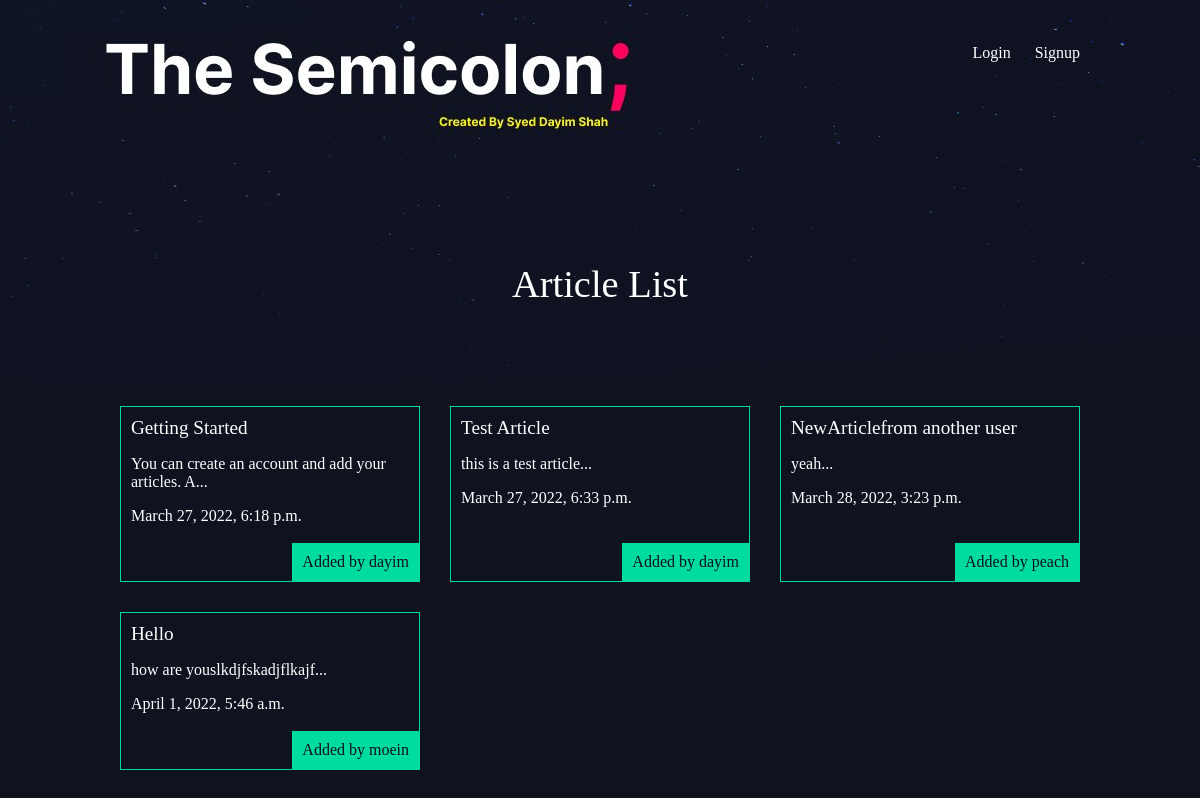
The app's page /articles/ with its own data.
### articles/models.py (models this page shows, shortened)
class Articles(models.Model):
    title   = models.CharField(max_length=100)
    slug    = models.SlugField()
    body    = models.TextField()
    date    = models.DateTimeField(auto_now_add=True)
    thumb   = models.ImageField(default='default.png',blank=True)
    author  = models.ForeignKey(User, default=None, on_delete=models.PROTECT)
    def snippet(self):
        return self.body[:50] + '...'

### articles/views.py (the view)
# urls.py: path('',article_views.article_list, name='home'),
def article_list(request):
    articles = Articles.objects.all().order_by('date');
    return render(request, 'articles/article_list.html', { 'articles': articles })

### articles/templates/articles/article_list.html
{% extends 'base_layout.html' %}
{% block content %}
    <h1>Article List</h1>
    <div class="articles">
        {% for article in articles %}
            <div class="article">
                <h2><a href="{% url 'articles:detail' slug=article.slug %}">{{article.title}}</a></h2>
                <p>{{article.snippet}}</p>
                <p>{{article.date}}</p>
                <p class="author">Added by {{article.author.username}}</p>
            </div>
        {% endfor %}
    </div>
{% endblock content %}

### templates/base_layout.html (shortened to what this page needs)
{% load static from static %}
<!DOCTYPE html>
<html>
    <head>
        <link rel="stylesheet" href="{% static 'styles.css' %}">
    </head>
    <body>
        <header class="wrapper">
            <h1><a class='logo-image' href="{% url 'home' %}"><img src="{% static 'Untitled.jpg' %}" alt="djangonautic" /></a></h1>
            <nav>
                <ul>
                    {% if user.is_authenticated %}
                    <li>
                        <form class="logout-link" action="{% url 'accounts:logout' %}" method="post">
                            {% csrf_token %}
                            <button type="submit">Logout</button>
                        </form>
                    </li>
                    <li><a href="{% url 'articles:create' %}" class="highlight">New Article</a></li>
                    {% else %}
                    <li><a href="{% url 'accounts:login' %}">Login</a></li>
                    <li><a href="{% url 'accounts:signup' %}">Signup</a></li>
                    {% endif %}
                </ul>
            </nav>
        </header>
        <div class="wrapper">
            {% block content %}
            {% endblock %}
        </div>
    </body>
</html>

### assets/styles.css (style rules this page uses)
body { background-color: #0f121f; background-image: url(/static/stars.png); background-repeat: no-repeat; color: #fff; }
body * { font-family: Ubuntu; }
h1, h2, h3, h4, h5 { font-weight: normal; margin: 0; }
a, a:hover, a:visited { color: #fff; text-decoration: none; }
.wrapper { max-width: 960px; margin: 0 auto; }
div.wrapper > h1 { text-align: center; margin: 100px auto; font-size: 2.4em }
header { display: grid; grid-template-columns: 1fr 1fr; padding: 20px 0; }
nav { justify-self: end; }
nav li { display: inline-block; list-style-type: none; margin-left: 20px; }
.articles { display: grid; grid-template-columns: 1fr 1fr 1fr; grid-gap: 30px; }
.article { padding: 10px; border: 1px solid #00dba0; position: relative; padding-bottom: 40px; }
.article h2 { font-size: 1.2em; }
.article .author { padding: 10px; background: #00dba0; position: absolute; right: 0; bottom: 0; margin: 0; color: #0f121f; }
.logo-image { position: relative; right: 60px }

### records on screen
Articles: title "Getting Started", snippet "You can create an account and add your articles. A...", date "March 27, 2022, 6:18 p.m.", author.username "dayim"
Articles: title "Test Article", snippet "this is a test article...", date "March 27, 2022, 6:33 p.m.", author.username "dayim"
Articles: title "NewArticlefrom another user", snippet "yeah...", date "March 28, 2022, 3:23 p.m.", author.username "peach"
Articles: title "Hello", snippet "how are youslkdjfskadjflkajf...", date "April 1, 2022, 5:46 a.m.", author.username "moein"
